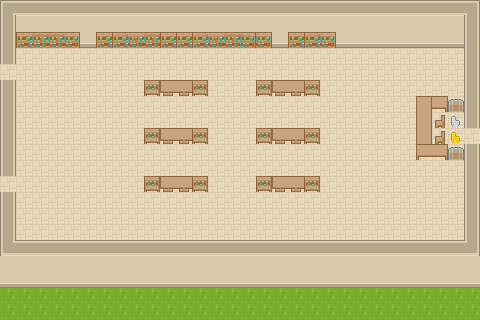

This is a level from a 2D game, rendered from its Tiled map with the project's own tilesets. A one-line summary and the complete map file follow:
An orthogonal 30x20 tile map with 16x16 px tiles, 3 tile layers (building, fixtures, furniture) and 14 objects (10x point_get, 2x point_buy, point_exit, point_enter).

<map version="1.0" tiledversion="1.1.6" orientation="orthogonal" renderorder="right-down" width="30" height="20" tilewidth="16" tileheight="16" infinite="0" nextobjectid="26">
 <tileset firstgid="1" name="roguelike_general" tilewidth="16" tileheight="16" spacing="1" tilecount="1767" columns="57">
  <image source="../tiles/roguelikeSheet_transparent.png" width="968" height="526" />
 </tileset>
 <layer name="building" width="30" height="20">
  <data encoding="csv">
701,699,699,699,699,699,699,699,699,699,699,699,699,699,699,699,699,699,699,699,699,699,699,699,699,699,699,699,699,702,
757,874,874,874,874,874,874,874,874,874,874,874,874,874,874,874,874,874,874,874,874,874,874,874,874,874,874,874,874,757,
757,869,869,869,869,869,869,869,869,869,869,869,869,869,869,869,869,869,869,869,869,869,869,869,869,869,869,869,869,757,
757,122,122,122,122,122,122,122,122,122,122,122,122,122,122,122,122,122,122,122,122,122,122,122,122,122,122,122,122,757,
122,122,122,122,122,122,122,122,122,122,122,122,122,122,122,122,122,122,122,122,122,122,122,122,122,122,122,122,122,757,
757,122,122,122,122,122,122,122,122,122,122,122,122,122,122,122,122,122,122,122,122,122,122,122,122,122,122,122,122,757,
757,122,122,122,122,122,122,122,122,122,122,122,122,122,122,122,122,122,122,122,122,122,122,122,122,122,122,122,122,757,
757,122,122,122,122,122,122,122,122,122,122,122,122,122,122,122,122,122,122,122,122,122,122,122,122,122,122,122,122,757,
757,122,122,122,122,122,122,122,122,122,122,122,122,122,122,122,122,122,122,122,122,122,122,122,122,122,122,122,122,122,
757,122,122,122,122,122,122,122,122,122,122,122,122,122,122,122,122,122,122,122,122,122,122,122,122,122,122,122,122,757,
757,122,122,122,122,122,122,122,122,122,122,122,122,122,122,122,122,122,122,122,122,122,122,122,122,122,122,122,122,757,
122,122,122,122,122,122,122,122,122,122,122,122,122,122,122,122,122,122,122,122,122,122,122,122,122,122,122,122,122,757,
757,122,122,122,122,122,122,122,122,122,122,122,122,122,122,122,122,122,122,122,122,122,122,122,122,122,122,122,122,757,
757,122,122,122,122,122,122,122,122,122,122,122,122,122,122,122,122,122,122,122,122,122,122,122,122,122,122,122,122,757,
757,122,122,122,122,122,122,122,122,122,122,122,122,122,122,122,122,122,122,122,122,122,122,122,122,122,122,122,122,757,
758,699,699,699,699,699,699,699,699,699,699,699,699,699,699,699,699,699,699,699,699,699,699,699,699,699,699,699,699,759,
874,874,874,874,874,874,874,874,874,874,874,874,874,874,874,874,874,874,874,874,874,874,874,874,874,874,874,874,874,874,
869,869,869,869,869,869,869,869,869,869,869,869,869,869,869,869,869,869,869,869,869,869,869,869,869,869,869,869,869,869,
916,916,916,916,916,916,916,916,916,916,916,916,916,916,916,916,916,916,916,916,916,916,916,916,916,916,916,916,916,916,
916,916,916,916,916,916,916,916,916,916,916,916,916,916,916,916,916,916,916,916,916,916,916,916,916,916,916,916,916,916
</data>
 </layer>
 <layer name="fixtures" width="30" height="20">
  <data encoding="csv">
0,0,0,0,0,0,0,0,0,0,0,0,0,0,0,0,0,0,0,0,0,0,0,0,0,0,0,0,0,0,
0,0,0,0,0,0,0,0,0,0,0,0,0,0,0,0,0,0,0,0,0,0,0,0,0,0,0,0,0,0,
0,0,0,0,0,0,0,0,0,0,0,0,0,0,0,0,0,0,0,0,0,0,0,0,0,0,0,0,0,0,
0,0,0,0,0,0,0,0,0,0,0,0,0,0,0,0,0,0,0,0,0,0,0,0,0,0,0,0,0,0,
0,0,0,0,0,0,0,0,0,0,0,0,0,0,0,0,0,0,0,0,0,0,0,0,0,0,0,0,0,0,
0,0,0,0,0,0,0,0,0,0,0,0,0,0,0,0,0,0,0,0,0,0,0,0,0,0,0,0,0,0,
0,0,0,0,0,0,0,0,0,0,0,0,0,0,0,0,0,0,0,0,0,0,0,0,0,0,0,0,0,0,
0,0,0,0,0,0,0,0,0,0,0,0,0,0,0,0,0,0,0,0,0,0,0,0,0,0,0,0,0,0,
0,0,0,0,0,0,0,0,0,0,0,0,0,0,0,0,0,0,0,0,0,0,0,0,0,0,0,0,0,0,
0,0,0,0,0,0,0,0,0,0,0,0,0,0,0,0,0,0,0,0,0,0,0,0,0,0,0,0,0,0,
0,0,0,0,0,0,0,0,0,0,0,0,0,0,0,0,0,0,0,0,0,0,0,0,0,0,0,0,0,0,
0,0,0,0,0,0,0,0,0,0,0,0,0,0,0,0,0,0,0,0,0,0,0,0,0,0,0,0,0,0,
0,0,0,0,0,0,0,0,0,0,0,0,0,0,0,0,0,0,0,0,0,0,0,0,0,0,0,0,0,0,
0,0,0,0,0,0,0,0,0,0,0,0,0,0,0,0,0,0,0,0,0,0,0,0,0,0,0,0,0,0,
0,0,0,0,0,0,0,0,0,0,0,0,0,0,0,0,0,0,0,0,0,0,0,0,0,0,0,0,0,0,
0,0,0,0,0,0,0,0,0,0,0,0,0,0,0,0,0,0,0,0,0,0,0,0,0,0,0,0,0,0,
0,0,0,0,0,0,0,0,0,0,0,0,0,0,0,0,0,0,0,0,0,0,0,0,0,0,0,0,0,0,
0,0,0,0,0,0,0,0,0,0,0,0,0,0,0,0,0,0,0,0,0,0,0,0,0,0,0,0,0,0,
0,0,0,0,0,0,0,0,0,0,0,0,0,0,0,0,0,0,0,0,0,0,0,0,0,0,0,0,0,0,
0,0,0,0,0,0,0,0,0,0,0,0,0,0,0,0,0,0,0,0,0,0,0,0,0,0,0,0,0,0
</data>
 </layer>
 <layer name="furniture" width="30" height="20">
  <data encoding="csv">
0,0,0,0,0,0,0,0,0,0,0,0,0,0,0,0,0,0,0,0,0,0,0,0,0,0,0,0,0,0,
0,0,0,0,0,0,0,0,0,0,0,0,0,0,0,0,0,0,0,0,0,0,0,0,0,0,0,0,0,0,
0,730,733,733,735,0,730,731,732,733,730,730,731,732,733,734,735,0,730,731,735,0,0,0,0,0,0,0,0,0,
0,0,0,0,0,0,0,0,0,0,0,0,0,0,0,0,0,0,0,0,0,0,0,0,0,0,0,0,0,0,
0,0,0,0,0,0,0,0,0,0,0,0,0,0,0,0,0,0,0,0,0,0,0,0,0,0,0,0,0,0,
0,0,0,0,0,0,0,0,0,843,799,800,843,0,0,0,843,799,800,843,0,0,0,0,0,0,0,0,0,0,
0,0,0,0,0,0,0,0,0,0,0,0,0,0,0,0,0,0,0,0,0,0,0,0,0,0,572,1200,609,0,
0,0,0,0,0,0,0,0,0,0,0,0,0,0,0,0,0,0,0,0,0,0,0,0,0,0,629,251,672,0,
0,0,0,0,0,0,0,0,0,843,799,800,843,0,0,0,843,799,800,843,0,0,0,0,0,0,629,251,673,0,
0,0,0,0,0,0,0,0,0,0,0,0,0,0,0,0,0,0,0,0,0,0,0,0,0,0,1198,1200,609,0,
0,0,0,0,0,0,0,0,0,0,0,0,0,0,0,0,0,0,0,0,0,0,0,0,0,0,0,0,0,0,
0,0,0,0,0,0,0,0,0,843,799,800,843,0,0,0,843,799,800,843,0,0,0,0,0,0,0,0,0,0,
0,0,0,0,0,0,0,0,0,0,0,0,0,0,0,0,0,0,0,0,0,0,0,0,0,0,0,0,0,0,
0,0,0,0,0,0,0,0,0,0,0,0,0,0,0,0,0,0,0,0,0,0,0,0,0,0,0,0,0,0,
0,0,0,0,0,0,0,0,0,0,0,0,0,0,0,0,0,0,0,0,0,0,0,0,0,0,0,0,0,0,
0,0,0,0,0,0,0,0,0,0,0,0,0,0,0,0,0,0,0,0,0,0,0,0,0,0,0,0,0,0,
0,0,0,0,0,0,0,0,0,0,0,0,0,0,0,0,0,0,0,0,0,0,0,0,0,0,0,0,0,0,
0,0,0,0,0,0,0,0,0,0,0,0,0,0,0,0,0,0,0,0,0,0,0,0,0,0,0,0,0,0,
0,0,0,0,0,0,0,0,0,0,0,0,0,0,0,0,0,0,0,0,0,0,0,0,0,0,0,0,0,0,
0,0,0,0,0,0,0,0,0,0,0,0,0,0,0,0,0,0,0,0,0,0,0,0,0,0,0,0,0,0
</data>
 </layer>
 <objectgroup name="nav" visible="0">
  <object id="12" name="point_buy" x="280.5" y="88">
   <point />
  </object>
  <object id="13" name="point_buy" x="281" y="106.5">
   <point />
  </object>
  <object id="14" name="point_get" x="41.5" y="57.5">
   <point />
  </object>
  <object id="15" name="point_get" x="72.5" y="57">
   <point />
  </object>
  <object id="16" name="point_get" x="137" y="57">
   <point />
  </object>
  <object id="17" name="point_get" x="105" y="136">
   <point />
  </object>
  <object id="18" name="point_get" x="238" y="55">
   <point />
  </object>
  <object id="19" name="point_get" x="247.5" y="75.5">
   <point />
  </object>
  <object id="20" name="point_get" x="199.5" y="75">
   <point />
  </object>
  <object id="21" name="point_get" x="200.5" y="53.5">
   <point />
  </object>
  <object id="22" name="point_get" x="89" y="74">
   <point />
  </object>
  <object id="23" name="point_get" x="230" y="117">
   <point />
  </object>
  <object id="24" name="point_exit" x="8.5" y="125">
   <point />
  </object>
  <object id="25" name="point_enter" x="9" y="75.5">
   <point />
  </object>
 </objectgroup>
</map>
